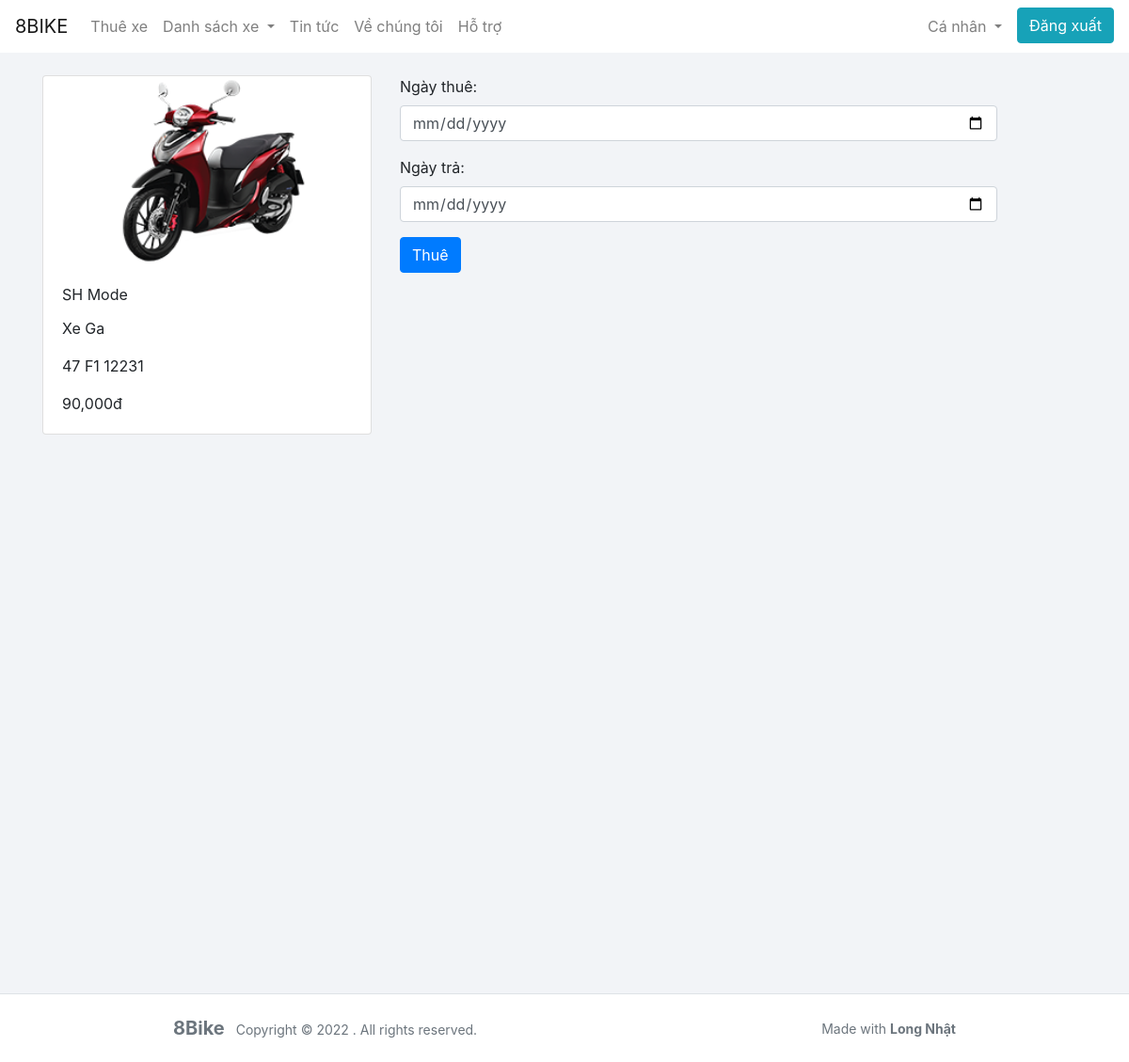
/rent-bike/bd28e2af-08cf-4d79-833b-834fc7783371/ (signed in), run on the app's committed database.
### bike/models.py (models this page shows, shortened)
class Bike(models.Model):
    id = models.UUIDField(
        primary_key=True, default=uuid.uuid4, editable=False, unique=True
    )
    name = models.CharField(max_length=255)
    type = models.ForeignKey(Type, related_name="bike", on_delete=models.SET_NULL, null=True)
    license_plate = models.CharField(max_length=255, blank=True)
    image = models.ImageField(
        _("Image"), upload_to="bike/", blank=True, null=True
    )
    status = models.BooleanField(default=True)
    class Meta:
        db_table = "bike"

class Type(models.Model):
    id = models.UUIDField(
        primary_key=True, default=uuid.uuid4, editable=False, unique=True
    )
    name = models.CharField(max_length=255)
    price = models.IntegerField(blank=True)
    class Meta:
        db_table = "type"
    def __str__(self):
        return self.name

### orders/models.py (models this page shows, shortened)
class Orders(models.Model):
    id = models.UUIDField(
        primary_key=True, default=uuid.uuid4, editable=False, unique=True
    )
    bike = models.ForeignKey(Bike, on_delete=models.SET_NULL, null=True)
    customer = models.ForeignKey(CustomUser, on_delete=models.SET_NULL, null=True)
    rent_day_start = models.DateTimeField(verbose_name="Ngày thuê")
    rent_day_end = models.DateTimeField(verbose_name="Ngày trả")
    type_rent = models.ForeignKey(RentType, on_delete=models.SET_NULL, null=True, verbose_name="Loại thuê")
    price = models.IntegerField(blank=True)
    status = models.BooleanField(default=False)
    create_at = models.DateTimeField(auto_now_add=True)
    class Meta:
        db_table = "orders"
        ordering = ['-create_at']

### orders/views.py (the view, shortened to what this page needs)
# urls.py: path('rent-bike/<uuid:pk>/', RentBikeView.as_view(), name='rent-bike'),
class RentBikeView(View):
    def get(self, request, *args, **kwargs):
        if request.user.is_active == False:
            return redirect('login')
        else:
            form = OrderForm()
            id = kwargs['pk']
            bike = Bike.objects.get(id=id)
            types = Type.objects.all()
            return render(request, 'core/order/rentbike.html', {'form': form, 'bike': bike, 'types': types})

### orders/forms.py
class OrderForm(forms.ModelForm):
    def __init__(self, *args, **kwargs):
        super().__init__(*args, **kwargs)
        self.fields['rent_day_start'].widget.attrs.update({'class': 'form-control day_picker'})
        self.fields['rent_day_end'].widget.attrs.update({'class': 'form-control day_picker'})
    class Meta:
        model = Orders
        widgets = {
            'rent_day_start': DatePickerInput(),
            'rent_day_end': DatePickerInput()
        }
        fields = ('rent_day_start', 'rent_day_end')

### templates/core/order/rentbike.html (shortened to what this page needs)
{% extends 'core/base.html' %}
{% load static %}
{% block content %}
<div class="container pt-4 pb-4">
    <form method="post">
        <div class="row">
            <div class="col-4">
                <div class="card">
                    {% if bike.image %}
                    <img src="{{ bike.image.url }}" class="card-img-top" style="height: 200px" alt="bike">
                    {% endif %}
                    <div class="card-body">
                        <p class="card-title">{{ bike.name }}</p>
                        <p class="card-text">{{ bike.type }}</p>
                        <p class="card-text">{{ bike.license_plate }}</p>
                        <p class="card-text">{{ bike.type.price }}đ</p>
                    </div>
                </div>
            </div>
            <div class="col-7">
                {{ form.as_p }}
                <input type="submit" class="btn btn-primary" value="Thuê">
            </div>
        </div>
    </form>
</div>
{% endblock %}

### templates/core/base.html (shortened to what this page needs)
<!DOCTYPE html>
<html lang="en">
<head>
    {% load static %}
    <link rel="stylesheet" href="https://use.fontawesome.com/releases/v5.3.1/css/all.css"
>
    <link rel="stylesheet" href="https://cdn.jsdelivr.net/npm/bootstrap@4.6.2/dist/css/bootstrap.min.css"
>
    <link href="{% static 'core/css/main.css' %}" rel="stylesheet"/>
</head>
<body>
{% include 'core/navbar.html' %}
<div style="min-height: 1000px">
    {% block content %}
    {% endblock %}
</div>
{% include 'core/footer.html' %}
</body>
</html>

### templates/core/navbar.html (shortened to what this page needs)
{% load static %}
<nav class="navbar navbar-expand-lg navbar-light bg-white">
    <a class="navbar-brand" href="{% url 'home' %}">
        8BIKE
    </a>
    <div class="collapse navbar-collapse" id="navbarSupportedContent">
        <ul class="navbar-nav mr-auto">
            <li class="nav-item">
                <a class="nav-link" href="{% url 'rentpage' %}">Thuê xe</a>
            </li>
            <li class="nav-item dropdown">
                <a class="nav-link dropdown-toggle" href="#" role="button" data-toggle="dropdown" aria-expanded="false">
                    Danh sách xe
                </a>
            </li>
            <li class="nav-item">
                <a class="nav-link" href="{% url 'postspage' %}">Tin tức</a>
            </li>
            <li class="nav-item">
                <a class="nav-link" href="{% url 'about' %}">Về chúng tôi</a>
            </li>
            <li class="nav-item">
                <a class="nav-link" href="#">Hỗ trợ</a>
            </li>
        </ul>
        <ul class="navbar-nav mr-0">
            {% if request.user.is_authenticated %}
            <li class="nav-item dropdown">
                <a class="nav-link dropdown-toggle" href="#" role="button" data-toggle="dropdown" aria-expanded="false">
                    Cá nhân
                </a>
            </li>
            {% endif %}
            <li class="nav-item ml-2">
                {% if request.user.is_authenticated %}
                <a href="{% url 'logout' %}" class="btn btn-info">Đăng xuất</a>
                {% else %}
                <a href="{% url 'login' %}" class="btn btn-info">Đăng nhập</a>
                {% endif %}
            </li>
        </ul>
    </div>
</nav>

### templates/core/footer.html (shortened to what this page needs)
{% load static %}
    <footer class="bg-white border-top p-3 text-muted small">
        <div class="row align-items-center justify-content-around">
            <div>
                <span class="navbar-brand mr-2"><strong>8Bike</strong></span> Copyright &copy;
                . All rights reserved.
            </div>
            <div>
                Made with <a target="_blank" class="text-secondary font-weight-bold"
                             href="https://www.facebook.com/long.nhat47/">Long Nhật</a>
            </div>
        </div>
    </footer>

### static/core/css/main.css (style rules this page uses)
body { background-color: #f2f4f7; }

### data on the page
Bike: image (picture), name "SH Mode", type "Xe Ga", license_plate "47 F1 12231", type.price "90,000"
